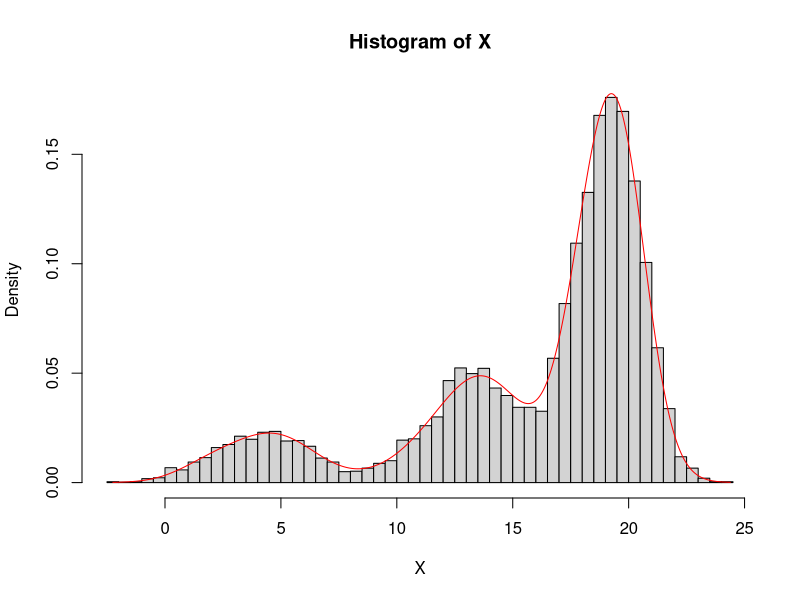

Write the R code that produced this figure.
N <- function(x,m,v){
  exp(-((x-m)^2)/(2*v))/(sqrt(2*pi*v))
}

generate <- function(n,k,mu,v,p){
  #x <- c(rnorm(round(n*thet[5]),mean=thet[1],sd=sqrt(thet[3])),rnorm(round(n*(1-thet[5])),mean=thet[2],sd=sqrt(thet[4])))
  x <- vector()
  for (s in 1:k){
    x<-c(x,rnorm(round(n*p[s]),mean=mu[s],sd=sqrt(v[s])))
  }
  return(x)
}

f <- function(x,k,mu,v,p){
  result <- 0
  for (s in 1:k){
    result <- result+p[s]*N(x,mu[s],v[s])
  }
  return(result)
}

pr <- function (n,k){
  original_n <- n
  clusters <- vector()
  
  for (i in 1:(k-1)){
    sep <- sample(1:k,1)
    memberships <- sample(1:round(n/sep),1)
    n <- n-memberships
    #print(memberships)
    clusters <- c(clusters, memberships/original_n)
  }
  return(sample(c(clusters, n/original_n)))
}
pr(1000,5)

pr_mean <- function(S,k){
  result <- rep(0,k)
  for (iter in 1:S){
    result=result+pr(1000,k)
  }
  return(result/S)
}
pr_mean(10000,5)

clust <- sample(2:7,1)
means <- sample(0:20,clust)
va <- sample(1:4,clust,replace=TRUE)
pval <- pr(1000,clust)

X <- sort(generate(10000,length(means),means,va,pval))
hist(X,breaks=50,freq=FALSE)
lines(X,f(X,length(means),means,va,pval),type='l',col='red')

